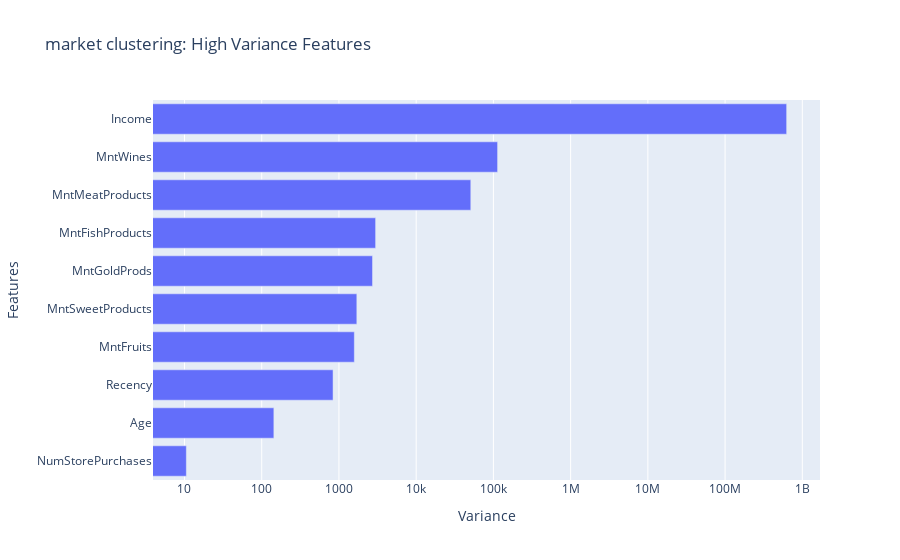

Notebook source saved alongside this figure:
### Code cell
# Create horizontal bar chart of `top_ten_trim_var`
#import plotly.express as px this is the library used here
fig = px.bar(
    x=top_10_var,
    y=top_10_var.index,
    orientation="h",
    title="market clustering: High Variance Features")
fig.update_layout(xaxis_title=" Variance ",yaxis_title="Features")
fig.update_xaxes(type='log')
fig.write_image("marketing_high_var_feat.png", scale=3)
fig.show()

### Figure 1 — Plotly figure (JSON) as saved in the notebook; plotly's stock layout.template omitted (floating-point values rounded to 4 significant figures)
{"data": [{"hovertemplate": "x=%{x}<br>y=%{y}<extra></extra>", "legendgroup": "", "marker": {"color": "#636efa", "pattern": {"shape": ""}}, "name": "", "orientation": "h", "showlegend": false, "textposition": "auto", "type": "bar", "x": [10.57, 143.6, 838.8, 1582.0, 1704.0, 2721.0, 2984.0, 50950.0, 113300.0, 626900000.0], "xaxis": "x", "y": ["NumStorePurchases", "Age", "Recency", "MntFruits", "MntSweetProducts", "MntGoldProds", "MntFishProducts", "MntMeatProducts", "MntWines", "Income"], "yaxis": "y"}], "layout": {"barmode": "relative", "legend": {"tracegroupgap": 0}, "title": {"text": "market clustering: High Variance Features"}, "xaxis": {"anchor": "y", "domain": [0, 1], "title": {"text": " Variance "}, "type": "log"}, "yaxis": {"anchor": "x", "domain": [0, 1], "title": {"text": "Features"}}}}
